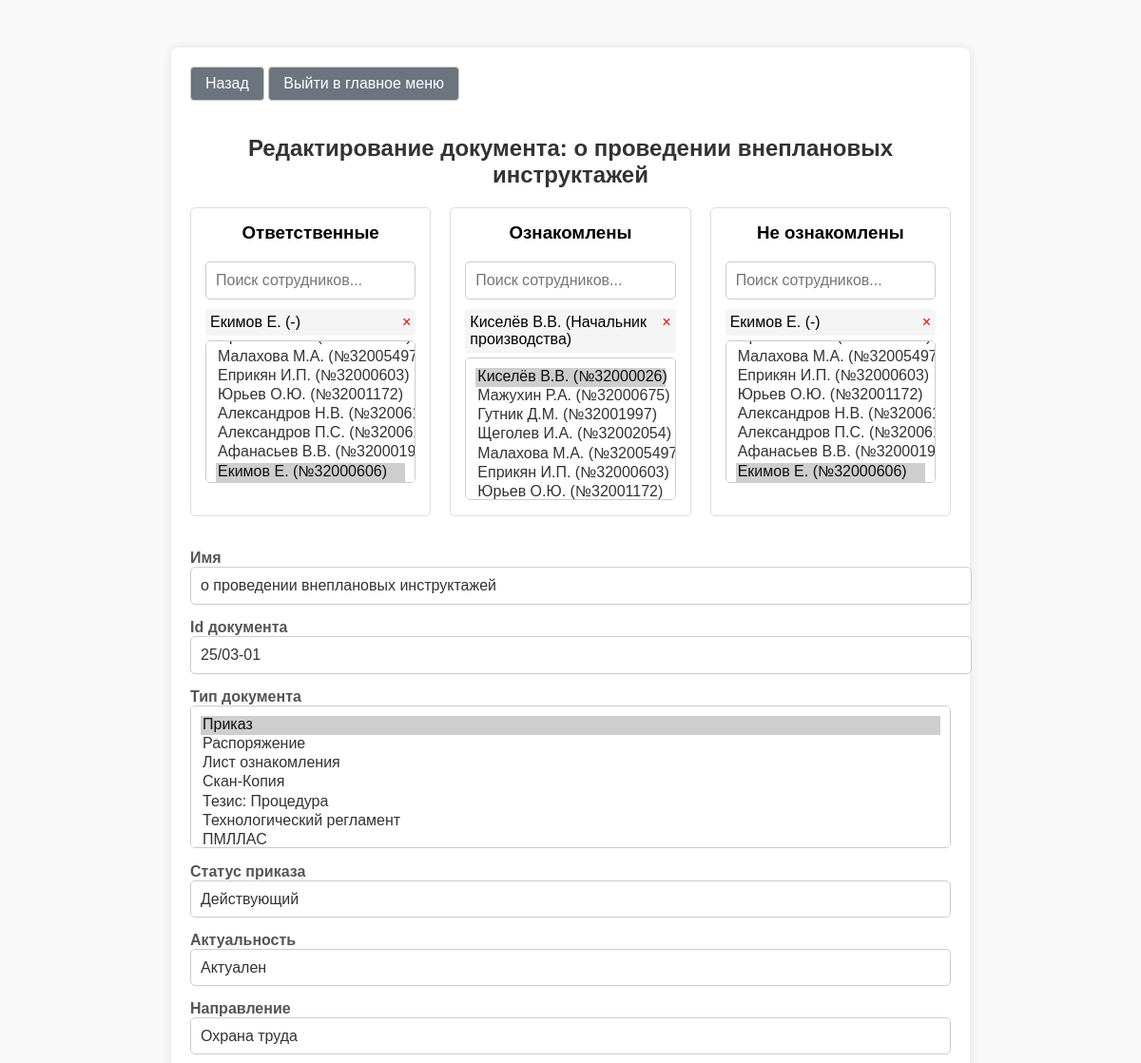
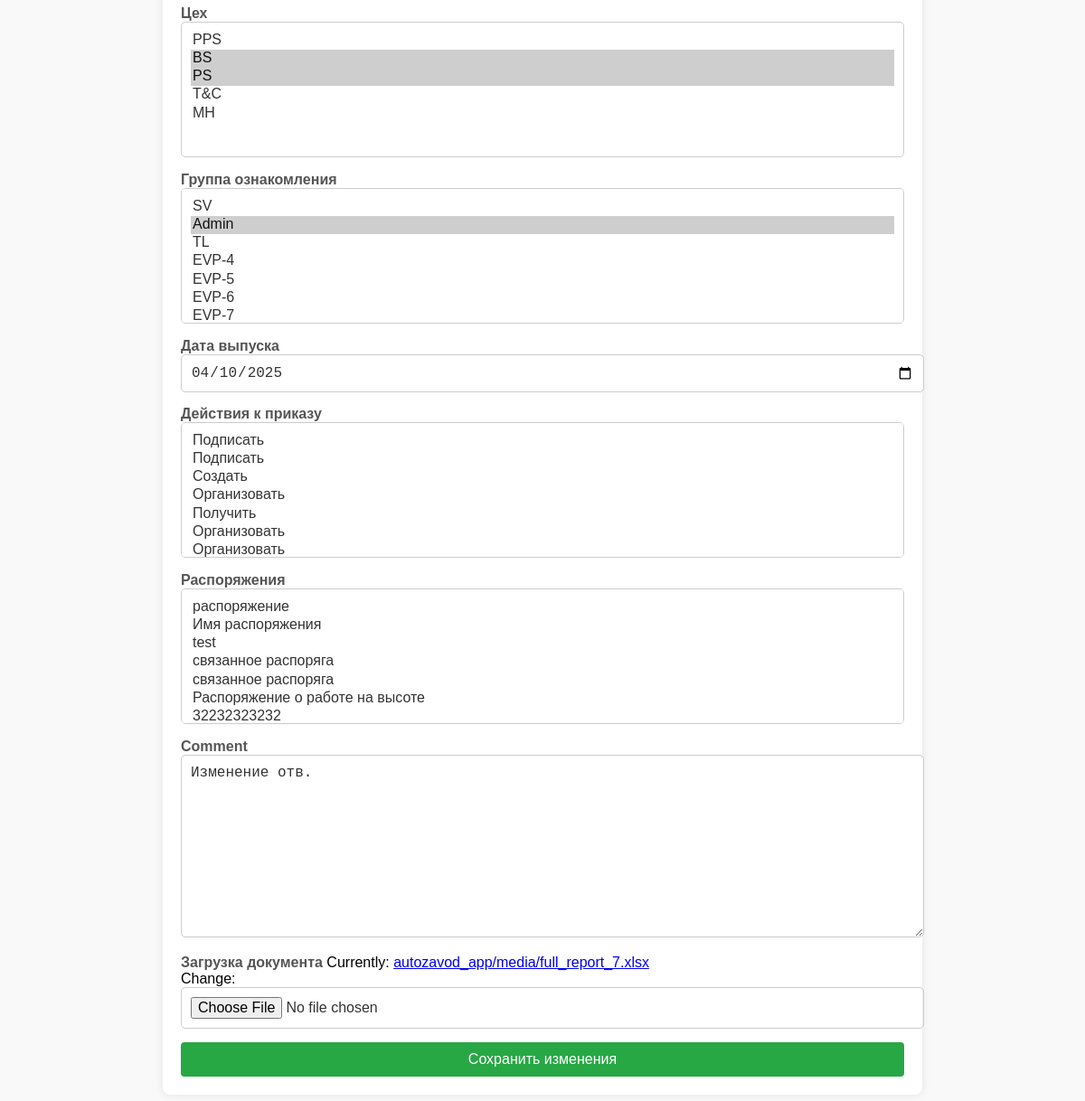
Screenshot of /doc/25/edit/ with the database file from the repository (2 pictures, top to bottom).
### autozavod_app/models.py (models this page shows, shortened)
class Doc(models.Model):
    ACTUAL_CHOICES = [
        ("Y", "Актуален"),
        ("N", "Не актуален"),
    ]
    ARCHIVE_CHOICES = [
        ("Y", "Действующий"),
        ("N", "Архив"),
    ]
    GROUP_CHOICES = [
        ("ПБ", "Пожарная безопасность"),
        ("ПР", "Промышленная безопасность"),
        ("ОТ", "Охрана труда"),
        ("ЭК", "Экология"),
        ("HR", "HR"),
    ]
    name = models.CharField(max_length=100, null=True, blank=True, verbose_name="Имя")
    id_doc = models.CharField(
        max_length=100, null=True, blank=True, verbose_name="id документа"
    )
    type_doc = models.ManyToManyField(TypeDoc, verbose_name="Тип документа", blank=True)
    mayor = models.ManyToManyField(Stuff, blank=True, verbose_name="Ответственные")
    responsible_not = models.ManyToManyField(
        Stuff, blank=True, verbose_name="Не ознакомлены", related_name="responsible"
    )
    responsible = models.ManyToManyField(
        Stuff, blank=True, verbose_name="Ознакомлены", related_name="responsible_not"
    )
    status = models.CharField(
        max_length=1, choices=ARCHIVE_CHOICES, verbose_name="Статус приказа"
    )
    actual = models.CharField(
        max_length=1,
        choices=ACTUAL_CHOICES,
        null=True,
        blank=True,
        verbose_name="Актуальность",
    )
    group = models.CharField(
        max_length=2,
        choices=GROUP_CHOICES,
        null=True,
        blank=True,
        verbose_name="Направление",
    )
    workshop = models.ManyToManyField(Workshop, blank=True, verbose_name="Цех")
    evp_class = models.ManyToManyField(
        EVP_CLASS, blank=True, verbose_name="Группа ознакомления"
    )
    date = models.DateField(blank=True, null=True, verbose_name="Дата выпуска")
    process = models.ManyToManyField(
        Process, blank=True, verbose_name="Действия к приказу"
    )
    orders = models.ManyToManyField(Orders, blank=True, verbose_name="Распоряжения")
    comment = models.TextField(max_length=40, blank=True, null=True)
    link = models.FileField(
        upload_to="autozavod_app/media", null=True, verbose_name="Загрузка документа"
    )

class Stuff(models.Model):
    ON_LEAVE_CHOICES = [
        ("SVO", "СВО"),
        ("DEC", "Декрет"),
    ]
    name = models.CharField(max_length=50, blank=True)  # ФИО
    position = models.CharField(max_length=100, null=True, blank=True)  # Позиция
    evp_class = models.ManyToManyField(
        EVP_CLASS, blank=True, verbose_name="Группа ознакомления"
    )
    workshop = models.ForeignKey(
        Workshop, on_delete=models.SET_NULL, null=True, blank=True
    )  # К какому цеху прикреплён
    section = models.ForeignKey(Section, on_delete=models.SET_NULL, null=True, blank=True) # Отдел
    id_number = models.IntegerField(null=True, blank=True)  # Табельный номер сотрудника
    status = models.BooleanField(default=True)  # Статус сотрудника работает\нет
    on_leave = models.CharField(
        max_length=3, choices=ON_LEAVE_CHOICES, null=True, blank=True
    )  # Временное отсутсвие СВО\Декрет
    def __str__(self):
        return f"{self.name} (№{self.id_number})" if self.id_number else self.name

### autozavod_app/views.py (the view)
# urls.py: path('doc/<int:id>/edit/', views.edit_doc, name='edit_doc'),
def edit_doc(request, id):
    doc = get_object_or_404(Doc, id=id)
    if request.method == "POST":
        form = DocForm(request.POST, request.FILES, instance=doc)
        if form.is_valid():
            form.save()
            return redirect("doc_show_info", id=doc.id)
    else:
        form = DocForm(instance=doc)
    return render(request, "autozavod_app/edit_doc.html", {"form": form, "doc": doc})

### autozavod_app/forms.py
class DocForm(forms.ModelForm):
    class Meta:
        model = Doc
        fields = "__all__"
        responsible_not = CustomModelChoiceField(
            queryset=Stuff.objects.all(),
            widget=forms.Select(attrs={"class": "form-control"}),
            required=False,
        )
        widgets = {
            'responsible_not': forms.SelectMultiple(attrs={'class': 'form-control'}),
            'evp_class': forms.SelectMultiple(attrs={'class': 'form-control'}),
            "date": forms.DateInput(attrs={"type": "date", "class": "form-control"}),
        }

### autozavod_app/models.py (called while the page is built)
    def __str__(self):
        return self.name_evp_class

    def __str__(self):
        return self.workshop_name

    def __str__(self):
        return self.action_name or "Не существует"

    def __str__(self):
        return self.type_name or "Без имени"

    def __str__(self):
        actions = ", ".join([str(action) for action in self.action.all()])
        return f"{actions}"

    def __str__(self):
        return self.name if self.name else "Без имени"

### autozavod_app/templates/autozavod_app/edit_doc.html (shortened to what this page needs)
{% load static %}
<!DOCTYPE html>
<html lang="en">
<head>
    <link rel="stylesheet" href="{% static 'autozavod_app/css/edit_doc.css' %}">
</head>
<body>
    <div class="container">
        <a href="#" onclick="history.back(); return false;" class="back-button">Назад</a>
        <a href="{% url 'main' %}" class="back-button">Выйти в главное меню</a>
        <h1>Редактирование документа: {{ doc.name }}</h1>
        <form method="post" enctype="multipart/form-data">
            <div class="employee-management">
                <div class="employee-column">
                    <h3>Ответственные</h3>
                    <div class="search-container">
                        <input type="text" class="search-input" placeholder="Поиск сотрудников..." data-field="mayor">
                    </div>
                    <div class="selected-employees" id="mayor-selected">
                        {% for employee in form.mayor.initial %}
                            <div class="selected-employee" data-id="{{ employee.id }}">
                                {{ employee.name }} ({{ employee.position|default:"-" }})
                                <span class="remove-employee">&times;</span>
                            </div>
                        {% endfor %}
                    </div>
                    {{ form.mayor }}
                </div>
                <div class="employee-column">
                    <h3>Ознакомлены</h3>
                    <div class="search-container">
                        <input type="text" class="search-input" placeholder="Поиск сотрудников..." data-field="responsible">
                    </div>
                    <div class="selected-employees" id="responsible-selected">
                        {% for employee in form.responsible.initial %}
                            <div class="selected-employee" data-id="{{ employee.id }}">
                                {{ employee.name }} ({{ employee.position|default:"-" }})
                                <span class="remove-employee">&times;</span>
                            </div>
                        {% endfor %}
                    </div>
                    {{ form.responsible }}
                </div>
                <div class="employee-column">
                    <h3>Не ознакомлены</h3>
                    <div class="search-container">
                        <input type="text" class="search-input" placeholder="Поиск сотрудников..." data-field="responsible_not">
                    </div>
                    <div class="selected-employees" id="responsible_not-selected">
                        {% for employee in form.responsible_not.initial %}
                            <div class="selected-employee" data-id="{{ employee.id }}">
                                {{ employee.name }} ({{ employee.position|default:"-" }})
                                <span class="remove-employee">&times;</span>
                            </div>
                        {% endfor %}
                    </div>
                    {{ form.responsible_not }}
                </div>
            </div>
            {% for field in form %}
                {% if field.name not in 'mayor responsible responsible_not' %}
                    <div class="form-group">
                        <label for="{{ field.id_for_label }}">{{ field.label }}</label>
                        {{ field }}
                    </div>
                {% endif %}
            {% endfor %}
            <button type="submit" class="save-button">Сохранить изменения</button>
        </form>
    </div>
</body>
</html>

### autozavod_app/static/autozavod_app/css/edit_doc.css (style rules this page uses)
body { font-family: Arial, sans-serif; background-color: #f9f9f9; margin: 0; padding: 0; }
.container { max-width: 800px; margin: 50px auto; padding: 20px; background-color: #fff; border-radius: 8px; box-shadow: 0 0 10px rgba(0, 0, 0, 0.1); }
h1 { font-size: 24px; color: #333; margin-bottom: 20px; text-align: center; }
form { display: flex; flex-direction: column; gap: 15px; }
form label { font-weight: bold; color: #555; }
form input[type="text"], form input[type="date"], form textarea, form select, form input[type="file"] { width: 100%; padding: 10px; border: 1px solid #ccc; border-radius: 5px; font-size: 16px; color: #333; }
form textarea { resize: vertical; min-height: 100px; }
form select { appearance: none; background-color: #fff; }
.save-button { background-color: #4CAF50; color: white; padding: 10px 15px; border: none; border-radius: 5px; font-size: 16px; cursor: pointer; transition: background-color 0.3s ease; }
.back-button { background-color: #f1f1f1; border: 1px solid #ccc; padding: 10px 15px; border-radius: 5px; cursor: pointer; font-size: 16px; text-decoration: none; color: #333; display: inline-block; margin-bottom: 20px; }
select[multiple] { height: 150px; }

### autozavod_app/templates/autozavod_app/edit_doc.html (style rules this page uses)
.employee-management { display: flex; gap: 20px; margin-bottom: 20px; }
.employee-column { flex: 1; border: 1px solid #ddd; padding: 15px; border-radius: 5px; }
.employee-column h3 { margin-top: 0; text-align: center; }
.search-container { margin-bottom: 10px; position: relative; }
.search-container input { width: 100%; padding: 8px; box-sizing: border-box; }
.selected-employees { margin-top: 10px; max-height: 200px; overflow-y: auto; }
.selected-employee { display: flex; justify-content: space-between; padding: 5px; margin-bottom: 5px; background-color: #f5f5f5; border-radius: 3px; }
.remove-employee { color: red; cursor: pointer; }
.back-button { display: inline-block; margin-bottom: 20px; padding: 8px 15px; background-color: #6c757d; color: white; text-decoration: none; border-radius: 4px; }
.save-button { padding: 10px 20px; background-color: #28a745; color: white; border: none; border-radius: 4px; cursor: pointer; }

### rows the page displays
Doc: name "о проведении внеплановых инструктажей", form "о проведении внеплановых инструктажей" "25/03-01" "Действующий" "Актуален" "Охрана труда" "04/10/2025" "Изменение отв."
Stuff: name "Екимов Е.", position "-"
Stuff: name "Киселёв В.В.", position "Начальник производства"

### other values shown
{{ field.label }} "Имя" "Id документа" "Тип документа" "Статус приказа" "Актуальность" "Направление" "Цех" "Группа ознакомления" "Дата выпуска" "Действия к приказу" "Распоряжения" "Comment" "Загрузка документа"
